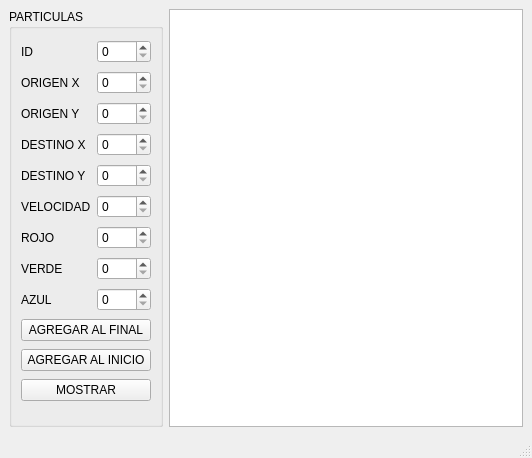
<?xml version="1.0" encoding="UTF-8"?>
<ui version="4.0">
 <class>MainWindow</class>
 <widget class="QMainWindow" name="MainWindow">
  <property name="geometry">
   <rect>
    <x>0</x>
    <y>0</y>
    <width>532</width>
    <height>458</height>
   </rect>
  </property>
  <property name="windowTitle">
   <string>MainWindow</string>
  </property>
  <widget class="QWidget" name="centralwidget">
   <layout class="QGridLayout" name="gridLayout_2">
    <item row="0" column="0">
     <widget class="QGroupBox" name="groupBox">
      <property name="title">
       <string>PARTICULAS</string>
      </property>
      <layout class="QGridLayout" name="gridLayout">
       <item row="5" column="1">
        <widget class="QSpinBox" name="velocidad_spinBox">
         <property name="maximum">
          <number>1000</number>
         </property>
        </widget>
       </item>
       <item row="1" column="0">
        <widget class="QLabel" name="label_2">
         <property name="text">
          <string>ORIGEN X</string>
         </property>
        </widget>
       </item>
       <item row="8" column="1">
        <widget class="QSpinBox" name="azul_spinBox"/>
       </item>
       <item row="0" column="0">
        <widget class="QLabel" name="label">
         <property name="text">
          <string>ID</string>
         </property>
        </widget>
       </item>
       <item row="8" column="0">
        <widget class="QLabel" name="azul_label">
         <property name="text">
          <string>AZUL</string>
         </property>
        </widget>
       </item>
       <item row="7" column="1">
        <widget class="QSpinBox" name="verde_spinBox"/>
       </item>
       <item row="0" column="1">
        <widget class="QSpinBox" name="ID_spinBox"/>
       </item>
       <item row="5" column="0">
        <widget class="QLabel" name="velocidad_label">
         <property name="text">
          <string>VELOCIDAD</string>
         </property>
        </widget>
       </item>
       <item row="10" column="0" colspan="2">
        <widget class="QPushButton" name="inicio_pushButton">
         <property name="text">
          <string>AGREGAR AL INICIO</string>
         </property>
        </widget>
       </item>
       <item row="4" column="0">
        <widget class="QLabel" name="y_label">
         <property name="text">
          <string>DESTINO Y</string>
         </property>
        </widget>
       </item>
       <item row="6" column="0">
        <widget class="QLabel" name="rojo_label">
         <property name="text">
          <string>ROJO</string>
         </property>
        </widget>
       </item>
       <item row="9" column="0" colspan="2">
        <widget class="QPushButton" name="FINAL_pushButton">
         <property name="text">
          <string>AGREGAR AL FINAL</string>
         </property>
        </widget>
       </item>
       <item row="3" column="1">
        <widget class="QSpinBox" name="x_spinBox">
         <property name="maximum">
          <number>500</number>
         </property>
        </widget>
       </item>
       <item row="6" column="1">
        <widget class="QSpinBox" name="rojo_spinBox">
         <property name="maximum">
          <number>255</number>
         </property>
        </widget>
       </item>
       <item row="11" column="0" colspan="2">
        <widget class="QPushButton" name="mostrar_pushButton">
         <property name="text">
          <string>MOSTRAR</string>
         </property>
        </widget>
       </item>
       <item row="4" column="1">
        <widget class="QSpinBox" name="y_spinBox">
         <property name="maximum">
          <number>500</number>
         </property>
        </widget>
       </item>
       <item row="1" column="1">
        <widget class="QSpinBox" name="ORIGEN_X_spinBox"/>
       </item>
       <item row="3" column="0">
        <widget class="QLabel" name="x_label">
         <property name="text">
          <string>DESTINO X</string>
         </property>
        </widget>
       </item>
       <item row="7" column="0">
        <widget class="QLabel" name="verde_label">
         <property name="text">
          <string>VERDE</string>
         </property>
        </widget>
       </item>
       <item row="2" column="0">
        <widget class="QLabel" name="label_3">
         <property name="text">
          <string>ORIGEN Y</string>
         </property>
        </widget>
       </item>
       <item row="2" column="1">
        <widget class="QSpinBox" name="ORIGEN_Y_spinBox"/>
       </item>
      </layout>
     </widget>
    </item>
    <item row="0" column="1">
     <widget class="QPlainTextEdit" name="salida"/>
    </item>
   </layout>
  </widget>
  <widget class="QMenuBar" name="menubar">
   <property name="geometry">
    <rect>
     <x>0</x>
     <y>0</y>
     <width>532</width>
     <height>21</height>
    </rect>
   </property>
  </widget>
  <widget class="QStatusBar" name="statusbar"/>
 </widget>
 <resources/>
 <connections/>
</ui>
